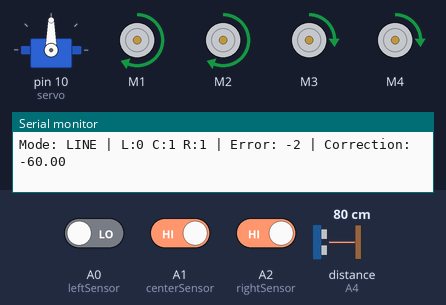
Bench run of a sketch on a simulated Arduino Uno, built with avr-gcc and run on an emulated ATmega328P. On the bench: servo, 4 × DC motor (green arrow = forward, orange = backward, longer = faster), the last lines printed to the serial monitor. The test bench sets the inputs (shaded band); at power-on: distance to the obstacle (sensor on A4) 80 cm, A0 (leftSensor) LOW, A2 (rightSensor) HIGH, A1 (centerSensor) HIGH. The echo pulse lasts 58.3 µs per cm.

Above: at 1.2 s.
1.3 s: distance to the obstacle (sensor on A4) set to 18 cm
4.3 s: distance to the obstacle (sensor on A4) set to 13 cm
At 7.1 s:
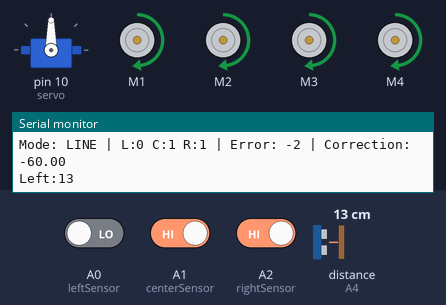
7.3 s: distance to the obstacle (sensor on A4) set to 35 cm
At 7.3 s:
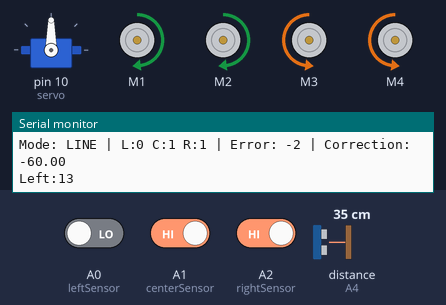
10.3 s: A0 (leftSensor) driven HIGH
At 11.0 s:
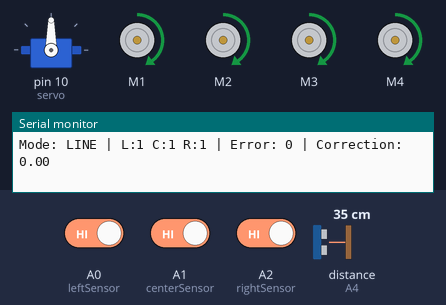
13.3 s: A2 (rightSensor) driven LOW
15.2 s: A1 (centerSensor) driven LOW
At 16.1 s:
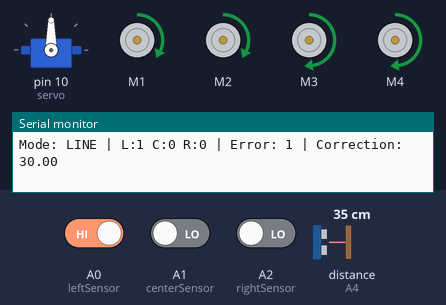
Timing chart, 0 to 17.7 s (numbered marks = the images above; inputs shaded):
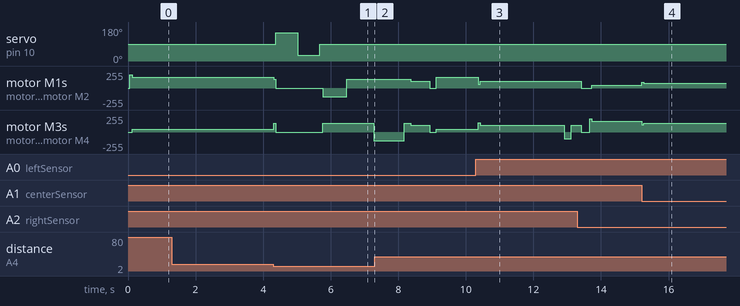

Measured:
- the behaviour switches between 16 and 15 cm on distance to the obstacle (sensor on A4) (found by bisection; images 0 and 1)
- after the input at 4.3 s, servo on pin 10 (servo): 90° → 150° after 0.07 s, → 30° 0.65 s later, → 90° 0.65 s later; motor M1, motor M2: forward 160/255 → stopped at once, → backward 130/255 1.5 s later, → forward 130/255 0.70 s later; motor M3, motor M4: forward 40/255 → stopped at once, → forward 130/255 1.5 s later, → backward 130/255 1.5 s later
- after the input at 7.3 s, servo on pin 10 (servo): stays 90° (without the input it goes to 150° after 1.1 s)
- after the input at 10.3 s, motor M1, motor M2: forward 160/255 → forward 60/255 after 0.06 s, → forward 100/255 0.06 s later; motor M3, motor M4: forward 40/255 → forward 140/255 after 0.06 s, → forward 100/255 0.06 s later, → backward 100/255 2.5 s later, → forward 100/255 0.20 s later
- after the input at 15.2 s, motor M1, motor M2: forward 40/255 → forward 90/255 at once, → forward 70/255 0.06 s later; motor M3, motor M4: forward 160/255 → forward 110/255 at once, → forward 130/255 0.06 s later

The sketch:

LIne-follower-and-obstacle-avoidance.ino
```cpp
// INTEGRATED OBJECT AVOIDANCE + LINE FOLLOWING CAR
#include <NewPing.h>
#include <Servo.h>
#include <AFMotor.h>

// Define ultrasonic sensor pins
#define TRIGGER_PIN A5
#define ECHO_PIN A4
#define max_distance 50

// Define IR sensor pins
#define leftSensor   A0
#define centerSensor A1
#define rightSensor  A2

// Define speed profiles
#define LINE_FOLLOW_SPEED 100
#define OBSTACLE_AVOID_SPEED 130
#define MAX_SPEED 255
#define SEARCH_SPEED 80

// PID constants
float Kp = 30;
float Ki = 0.0;
float Kd = 20;
int lastError = 0;
float integral = 0;

Servo servo;
NewPing sonar(TRIGGER_PIN, ECHO_PIN, max_distance);

// Define motors
AF_DCMotor motor1(1, MOTOR12_1KHZ);
AF_DCMotor motor2(2, MOTOR12_1KHZ);
AF_DCMotor motor3(3, MOTOR34_1KHZ);
AF_DCMotor motor4(4, MOTOR34_1KHZ);

// Global variables
int distance = 0;
int leftDistance;
int rightDistance;
boolean object;
boolean wasAvoiding = false;
boolean turnedLeft = false;
boolean obstacleDetected = false;
unsigned long lineLostTime = 0;
boolean searchingForLine = false;

void setup() {
  Serial.begin(9600);

  // Setup IR sensors
  pinMode(leftSensor, INPUT);
  pinMode(centerSensor, INPUT);
  pinMode(rightSensor, INPUT);

  // Setup servo
  servo.attach(10);
  servo.write(90);

  // Initial speed setting
  setMotorSpeed(LINE_FOLLOW_SPEED);
}

void loop() {
  // Check for obstacles first
  checkObstacle();

  if (obstacleDetected) {
    // Object avoidance mode
    objectAvoid();
  } else {
    // Line following mode
    if (wasAvoiding) {
      // Just finished obstacle avoidance - help it find the line
      findLineAfterObstacle();
      wasAvoiding = false;
    }
    lineFollow();
  }
}

void checkObstacle() {
  distance = getDistance();
  if (distance <= 15) {
    obstacleDetected = true;
    setMotorSpeed(OBSTACLE_AVOID_SPEED);
  }
}

void objectAvoid() {
  distance = getDistance();

  if (distance <= 15) {
    Stop();
    wasAvoiding = true;

    lookLeft();
    lookRight();
    delay(100);

    if (rightDistance <= leftDistance) {
      object = true;
      turnedLeft = true;
      turn();
    } else {
      object = false;
      turnedLeft = false;
      turn();
    }
    delay(100);
  }
  else {
    // No more obstacles detected
    obstacleDetected = false;
    setMotorSpeed(LINE_FOLLOW_SPEED);
  }
}

void findLineAfterObstacle() {
  Serial.println("Finding line after obstacle...");
  searchingForLine = true;
  lineLostTime = millis();

  // First, try to go straight for a short time
  moveForward();
  delay(500);

  int attempts = 0;
  int maxAttempts = 10; // Increased attempts for better line finding

  while (attempts < maxAttempts && !isOnLine()) {
    Serial.println("Searching for line...");

    // Alternate between left and right sweeping motions
    if (attempts % 2 == 0) {
      // Turn slightly left
      moveLeft();
      delay(200);
      moveForward();
      delay(300);
    } else {
      // Turn slightly right
      moveRight();
      delay(200);
      moveForward();
      delay(300);
    }

    // Check if we found the line
    if (isOnLine()) {
      Serial.println("Line found!");
      break;
    }

    attempts++;
    delay(100);
  }

  // If still not found, do a wider search
  if (!isOnLine()) {
    Serial.println("Wider search pattern...");
    // Wider turn in the direction we originally turned for obstacle
    if (turnedLeft) {
      moveRight();
      delay(600);
    } else {
      moveLeft();
      delay(600);
    }
    moveForward();
    delay(800);
  }

  // Final check and stop
  Stop();
  delay(200);
  searchingForLine = false;
  Serial.println("Line search complete");
}

bool isOnLine() {
  int left = digitalRead(leftSensor);
  int center = digitalRead(centerSensor);
  int right = digitalRead(rightSensor);

  // Return true if any sensor detects the line
  // You can adjust this condition based on your line color
  // For black line on white surface: 0 = line detected
  // For white line on black surface: 1 = line detected
  return (left == 0 || center == 0 || right == 0);
}

void lineFollow() {
  int left = digitalRead(leftSensor);
  int center = digitalRead(centerSensor);
  int right = digitalRead(rightSensor);

  // If completely lost line for too long, trigger line search
  if (left == 1 && center == 1 && right == 1) {
    if (!searchingForLine) {
      if (lineLostTime == 0) {
        lineLostTime = millis();
      } else if (millis() - lineLostTime > 2000) { // 2 seconds without line
        findLineAfterObstacle();
        lineLostTime = 0;
        return;
      }
    }
  } else {
    lineLostTime = 0; // Reset if we're on line
  }

  // Convert sensor readings into position value
  int position = 0;
  if (left == 0 && center == 1 && right == 1) position = -2;
  else if (left == 0 && center == 0 && right == 1) position = -1;
  else if (left == 1 && center == 0 && right == 1) position = 0;
  else if (left == 1 && center == 0 && right == 0) position = 1;
  else if (left == 1 && center == 1 && right == 0) position = 2;
  else if (left == 0 && center == 0 && right == 0) position = lastError > 0 ? 3 : -3;

  // Calculate error
  int error = position;

  // PID calculations
  integral += error;
  float derivative = error - lastError;
  float correction = (Kp * error) + (Ki * integral) + (Kd * derivative);
  lastError = error;

  // Calculate motor speeds
  int leftSpeed = LINE_FOLLOW_SPEED - correction;
  int rightSpeed = LINE_FOLLOW_SPEED + correction;

  // Limit speeds to safe range
  leftSpeed = constrain(leftSpeed, 0, MAX_SPEED);
  rightSpeed = constrain(rightSpeed, 0, MAX_SPEED);

  // Apply speeds for line following
  moveMotorsPID(leftSpeed, rightSpeed);

  // Debug info
  Serial.print("Mode: LINE | L:"); Serial.print(left);
  Serial.print(" C:"); Serial.print(center);
  Serial.print(" R:"); Serial.print(right);
  Serial.print(" | Error: "); Serial.print(error);
  Serial.print(" | Correction: "); Serial.println(correction);

  delay(10);
}

// ===== HELPER FUNCTIONS =====

void setMotorSpeed(int speed) {
  motor1.setSpeed(speed);
  motor2.setSpeed(speed);
  motor3.setSpeed(speed);
  motor4.setSpeed(speed);
}

void moveMotorsPID(int leftSpeed, int rightSpeed) {
  // Left side motors
  motor1.run(FORWARD);
  motor1.setSpeed(leftSpeed);
  motor2.run(FORWARD);
  motor2.setSpeed(leftSpeed);

  // Right side motors
  motor3.run(FORWARD);
  motor3.setSpeed(rightSpeed);
  motor4.run(FORWARD);
  motor4.setSpeed(rightSpeed);
}

int getDistance() {
  delay(50);
  int cm = sonar.ping_cm();
  if (cm == 0) {
    cm = 100;
  }
  return cm;
}

int lookLeft() {
  servo.write(150);
  delay(500);
  leftDistance = getDistance();
  delay(100);
  servo.write(90);
  Serial.print("Left:");
  Serial.print(leftDistance);
  return leftDistance;
}

int lookRight() {
  servo.write(30);
  delay(500);
  rightDistance = getDistance();
  delay(100);
  servo.write(90);
  return rightDistance;
}

void Stop() {
  motor1.run(RELEASE);
  motor2.run(RELEASE);
  motor3.run(RELEASE);
  motor4.run(RELEASE);
}

void moveForward() {
  motor1.run(FORWARD);
  motor2.run(FORWARD);
  motor3.run(FORWARD);
  motor4.run(FORWARD);
}

void moveBackward() {
  motor1.run(BACKWARD);
  motor2.run(BACKWARD);
  motor3.run(BACKWARD);
  motor4.run(BACKWARD);
}

void turn() {
  if (object == false) {
    moveLeft();
    delay(700);
    moveForward();
    delay(800);
    moveRight();
    delay(900);
    moveForward();
  }
  else {
    moveRight();
    delay(700);
    moveForward();
    delay(800);
    moveLeft();
    delay(900);
    moveForward();
  }
}

void moveRight() {
  motor1.run(BACKWARD);
  motor2.run(BACKWARD);
  motor3.run(FORWARD);
  motor4.run(FORWARD);
}

void moveLeft() {
  motor1.run(FORWARD);
  motor2.run(FORWARD);
  motor3.run(BACKWARD);
  motor4.run(BACKWARD);
}
```
